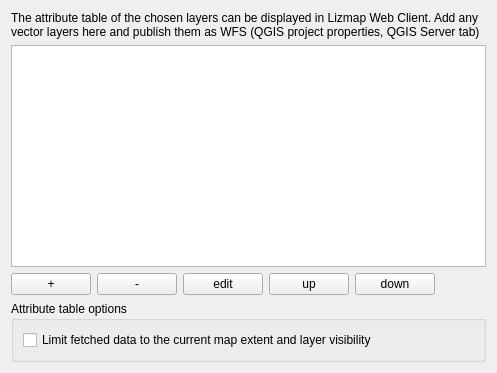
             <widget class="QWidget" name="scrollAreaWidgetContents_6">
              <property name="geometry">
               <rect>
                <x>0</x>
                <y>0</y>
                <width>497</width>
                <height>373</height>
               </rect>
              </property>
              <layout class="QVBoxLayout" name="verticalLayout_31">
               <item>
                <widget class="QLabel" name="label_60">
                 <property name="text">
                  <string>The attribute table of the chosen layers can be displayed in Lizmap Web Client. Add any vector layers here and publish them as WFS (QGIS project properties, QGIS Server tab)</string>
                 </property>
                 <property name="wordWrap">
                  <bool>true</bool>
                 </property>
                </widget>
               </item>
               <item>
                <widget class="QTableWidget" name="table_attribute_table"/>
               </item>
               <item>
                <layout class="QHBoxLayout" name="horizontalLayout_26">
                 <item>
                  <widget class="QPushButton" name="add_attribute_table_button">
                   <property name="text">
                    <string notr="true">+</string>
                   </property>
                  </widget>
                 </item>
                 <item>
                  <widget class="QPushButton" name="remove_attribute_table_button">
                   <property name="text">
                    <string notr="true">-</string>
                   </property>
                  </widget>
                 </item>
                 <item>
                  <widget class="QPushButton" name="edit_attribute_table_button">
                   <property name="text">
                    <string notr="true">edit</string>
                   </property>
                  </widget>
                 </item>
                 <item>
                  <widget class="QPushButton" name="up_attribute_table_button">
                   <property name="text">
                    <string notr="true">up</string>
                   </property>
                  </widget>
                 </item>
                 <item>
                  <widget class="QPushButton" name="down_attribute_table_button">
                   <property name="text">
                    <string notr="true">down</string>
                   </property>
                  </widget>
                 </item>
                 <item>
                  <spacer name="horizontalSpacer_28">
                   <property name="orientation">
                    <enum>Qt::Horizontal</enum>
                   </property>
                   <property name="sizeHint" stdset="0">
                    <size>
                     <width>40</width>
                     <height>20</height>
                    </size>
                   </property>
                  </spacer>
                 </item>
                </layout>
               </item>
               <item>
                <widget class="QGroupBox" name="groupBox">
                 <property name="title">
                  <string>Attribute table options</string>
                 </property>
                 <layout class="QVBoxLayout" name="verticalLayout_10">
                  <item>
                   <widget class="QCheckBox" name="cbLimitDataToBbox">
                    <property name="toolTip">
                     <string>The attribute table will only show the data for the map extent, and only if the layer is visible at current map scale. Useful for big datasets.</string>
                    </property>
                    <property name="styleSheet">
                     <string notr="true"/>
                    </property>
                    <property name="text">
                     <string>Limit fetched data to the current map extent and layer visibility</string>
                    </property>
                   </widget>
                  </item>
                 </layout>
                </widget>
               </item>
              </layout>
             </widget>
